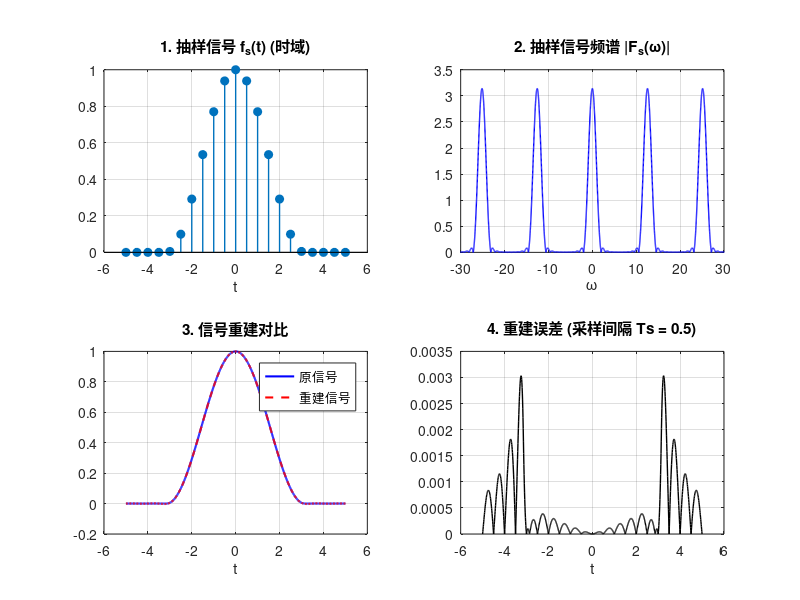

Reproduce this figure in MATLAB.
t = -5 : 0.01 : 5;  
ft = 0.5 * (1 + cos(t)) .* (abs(t) <= pi);

Ts_val = 0.5; 

Ts_axis = -5 : Ts_val : 5;  
fs_samples = 0.5 * (1 + cos(Ts_axis)) .* (abs(Ts_axis) <= pi); 

w = -40 : 0.01 : 40;

Fsw = Ts_val * fs_samples * exp(-1j * Ts_axis' * w);

param_matrix = (ones(length(Ts_axis),1)*t - Ts_axis'*ones(1,length(t))) / Ts_val;
g = fs_samples * sinc(param_matrix);
e = abs(ft - g);

figure('Name', '采样定理与信号重建', 'Color', 'w', 'Position', [100, 100, 1000, 700]);

subplot(2,2,1);
stem(Ts_axis, fs_samples, 'Filled', 'LineWidth', 1);
title('1. 抽样信号 f_s(t) (时域)');
xlabel('t'); grid on;

subplot(2,2,2);
plot(w, abs(Fsw), 'b', 'LineWidth', 1);
title('2. 抽样信号频谱 |F_s(\omega)|');
xlabel('\omega'); grid on;
xlim([-30 30]);

subplot(2,2,3);
plot(t, ft, 'b', 'LineWidth', 1.5); hold on;
plot(t, g, 'r--', 'LineWidth', 1.5);
legend('原信号', '重建信号');
title('3. 信号重建对比');
xlabel('t'); grid on;

subplot(2,2,4);
plot(t, e, 'k', 'LineWidth', 1);
title(['4. 重建误差 (采样间隔 Ts = ' num2str(Ts_val) ')']);
xlabel('t'); grid on;
if max(e) < 1e-10
    ylim([0, 1e-10]);
end
